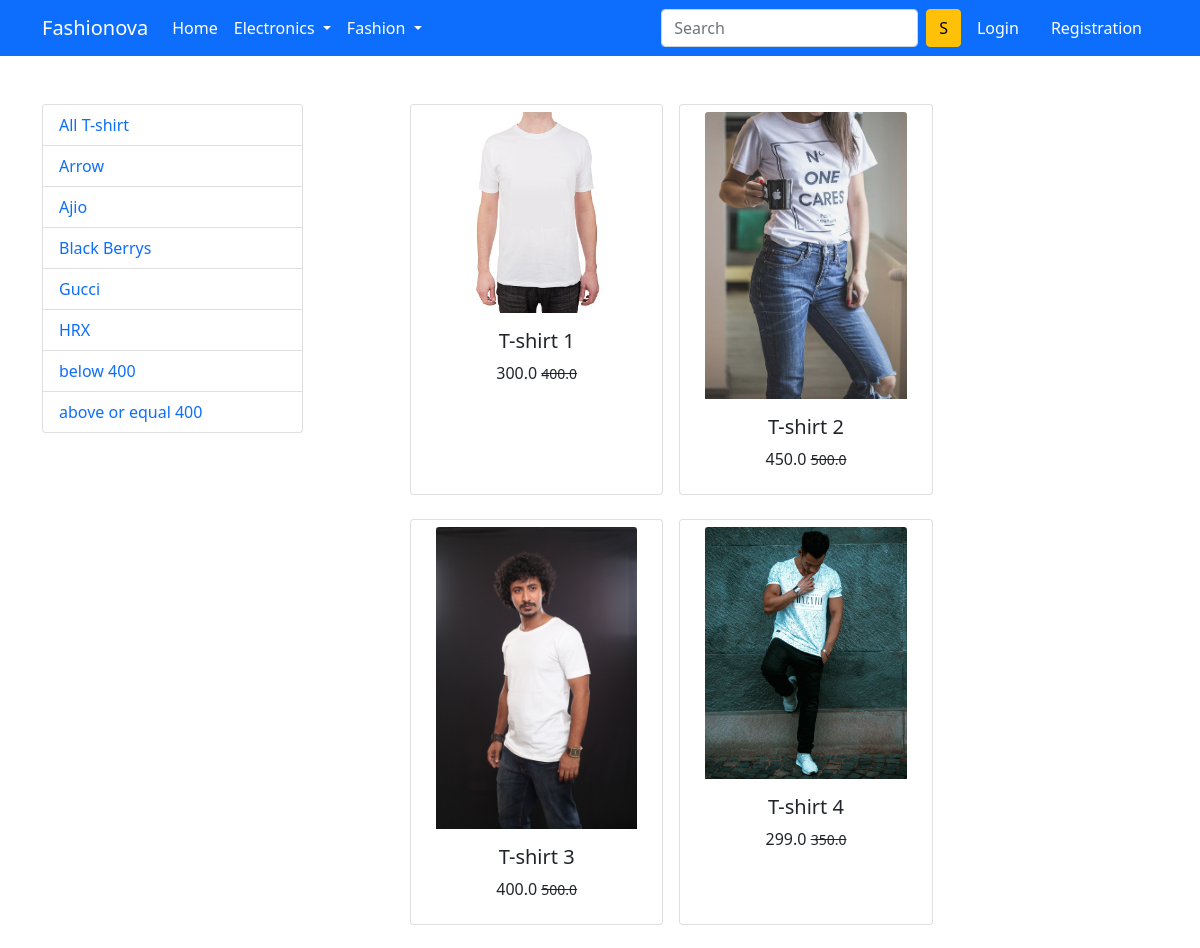
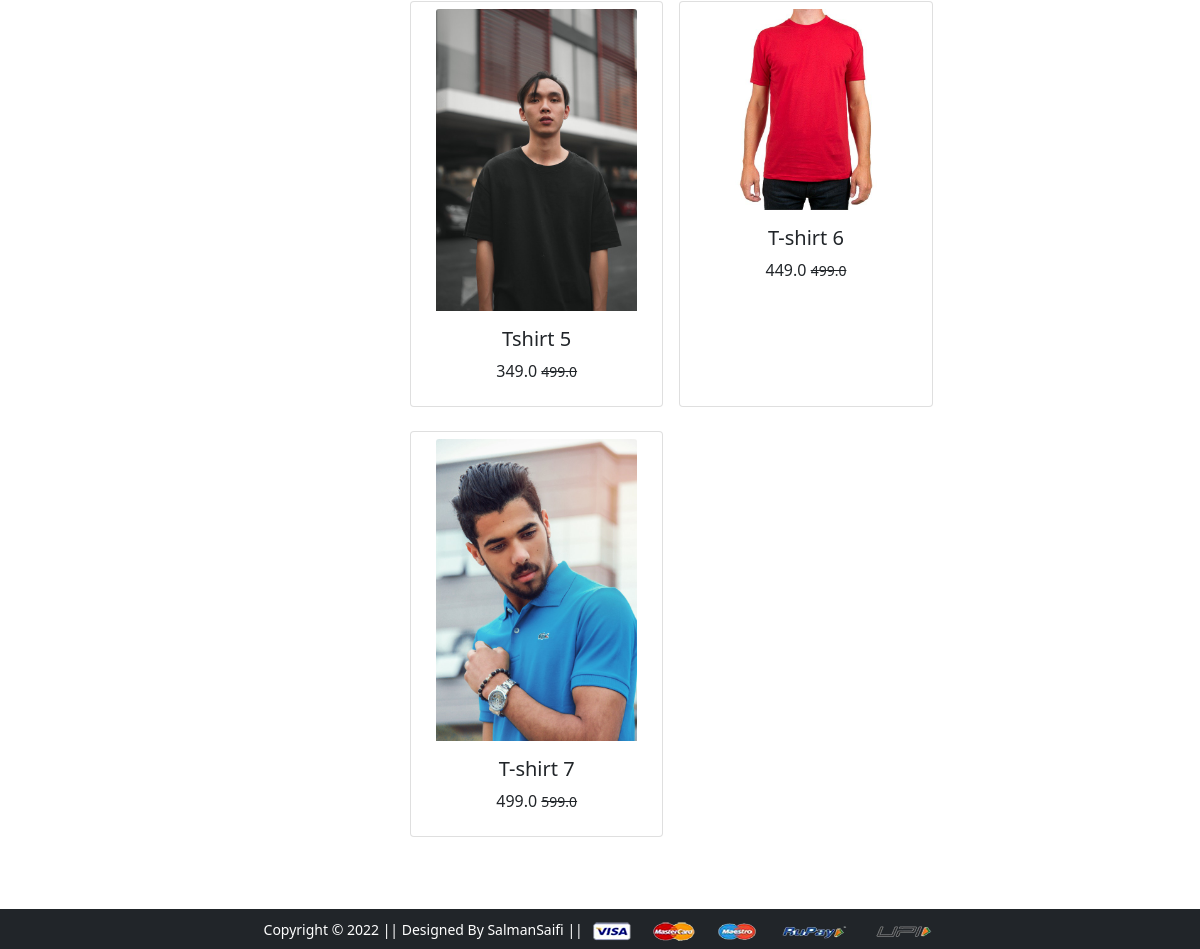
Screenshot of /topwear/ with the database file from the repository (2 pictures, top to bottom).
### app/models.py (models this page shows, shortened)
class Product(models.Model):
    title = models.CharField(max_length=100)
    selling_price = models.FloatField()
    discounted_price = models.FloatField()
    description = models.TextField()
    brand = models.CharField(max_length=100)
    category = models.CharField(choices=CATEGORY_CHOICES, max_length=2)
    product_image = models.ImageField(upload_to='productimg')

### app/views.py (the view)
# urls.py: path('topwear/', views.topwear, name='topwear'),
def topwear(request, data=None):
    if data == None:
        topwear = Product.objects.filter(category='TW')
    elif data == 'Arrow' or data == 'Ajio' or data=='Blackberrys' or data == 'Gucci' or data == 'HRX':
        topwear = Product.objects.filter(category='TW').filter(brand=data)
    elif data == 'below':
        topwear = Product.objects.filter(category='TW').filter(discounted_price__lt=400)
    elif data == 'above':
        topwear = Product.objects.filter(category='TW').filter(discounted_price__gte=400)
    return render(request, 'app/topwear.html', {'topwear':topwear})

### app/templates/app/topwear.html (shortened to what this page needs)
{% extends 'app/base.html' %}
{% load static %}
{% block main-content %}
<div class="container my-5">
 <div class="row">
  <div class="col-sm-3">
    <ul class="list-group">
        <a href="{% url 'topwear' %}" class="list-group-item">All T-shirt</a>
        <a href="{% url 'topweardata' 'Arrow' %}" class="list-group-item">Arrow</a>
        <a href="{% url 'topweardata' 'Ajio' %}" class="list-group-item">Ajio</a>
        <a href="{% url 'topweardata' 'Blackberrys' %}" class="list-group-item">Black Berrys</a>
        <a href="{% url 'topweardata' 'Gucci' %}" class="list-group-item">Gucci</a>
        <a href="{% url 'topweardata' 'HRX' %}" class="list-group-item">HRX</a>
        <a href="{% url 'topweardata' 'below' %}" class="list-group-item">below 400</a>
        <a href="{% url 'topweardata' 'above' %}" class="list-group-item">above or equal 400</a>
      </ul>
  </div>
  <div class="col-sm-8 offset-sm-1">
    <div class="row">
   {% for i in topwear %}
    <div class="card col-sm-4 text-center mb-4 me-3">
    <a href="{% url 'product-detail' i.id %}" class='btn'>
    <img src="{{i.product_image.url}}" class="card-img-top" alt="mobile">
    <div class="card-body">
      <h5 class="card-title">{{i.title}}</h5>
      <p class="card-text">{{i.discounted_price}} <small class="fw-light text-decoration-line-through">{{i.selling_price}}</small></p>
    </div>
    </a>
  </div>
   {% endfor %}
  </div>
 </div>
</div>
</div>
{% endblock main-content %}

### rows the page displays
Product: product_image (picture), title "T-shirt 1", discounted_price "300.0", selling_price "400.0"
Product: product_image (picture), title "T-shirt 2", discounted_price "450.0", selling_price "500.0"
Product: product_image (picture), title "T-shirt 3", discounted_price "400.0", selling_price "500.0"
Product: product_image (picture), title "T-shirt 4", discounted_price "299.0", selling_price "350.0"
Product: product_image (picture), title "Tshirt 5", discounted_price "349.0", selling_price "499.0"
Product: product_image (picture), title "T-shirt 6", discounted_price "449.0", selling_price "499.0"
Product: product_image (picture), title "T-shirt 7", discounted_price "499.0", selling_price "599.0"
